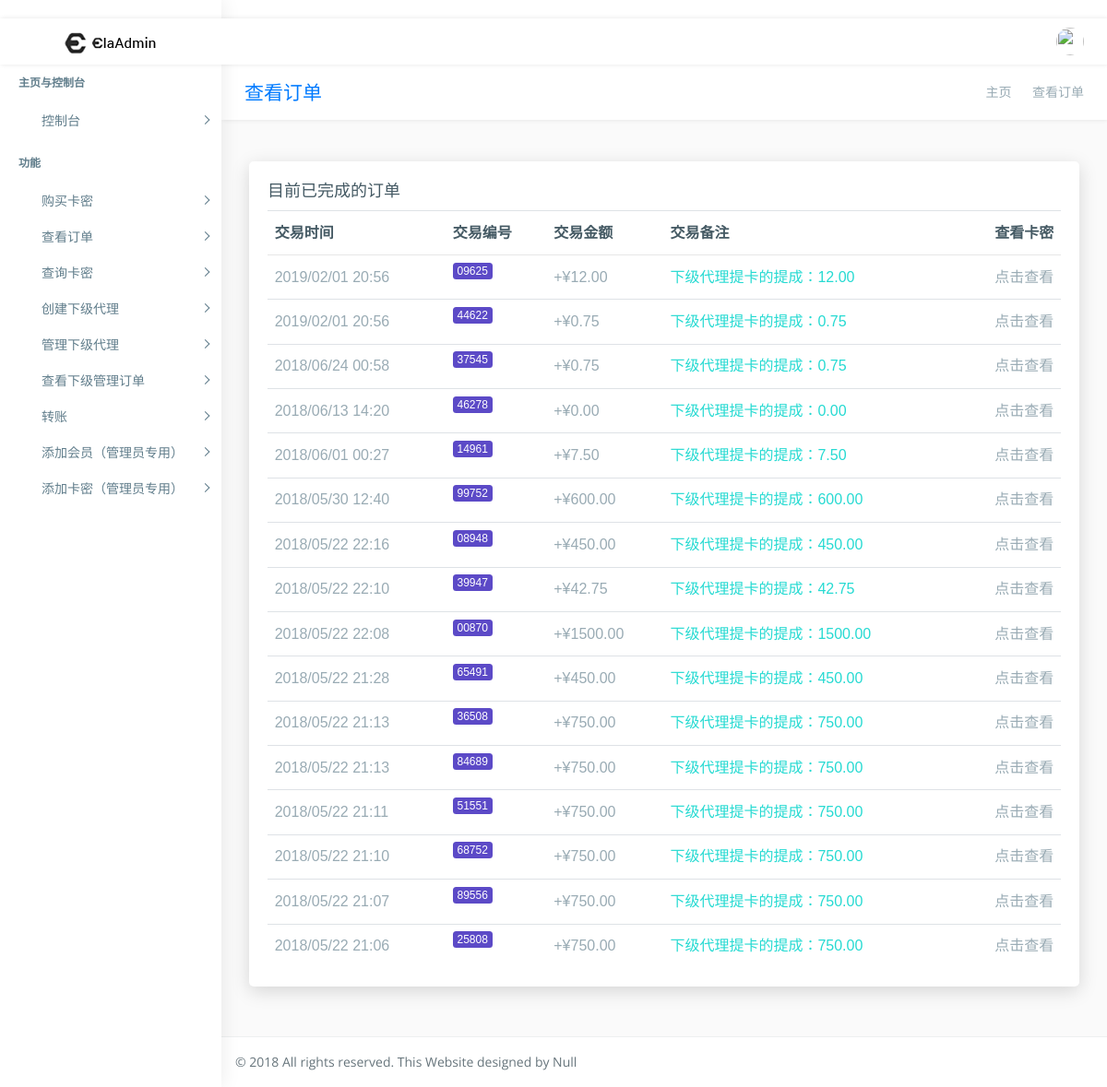
The page /shop/check_all_deal/ (signed in) on the database as committed earlier.
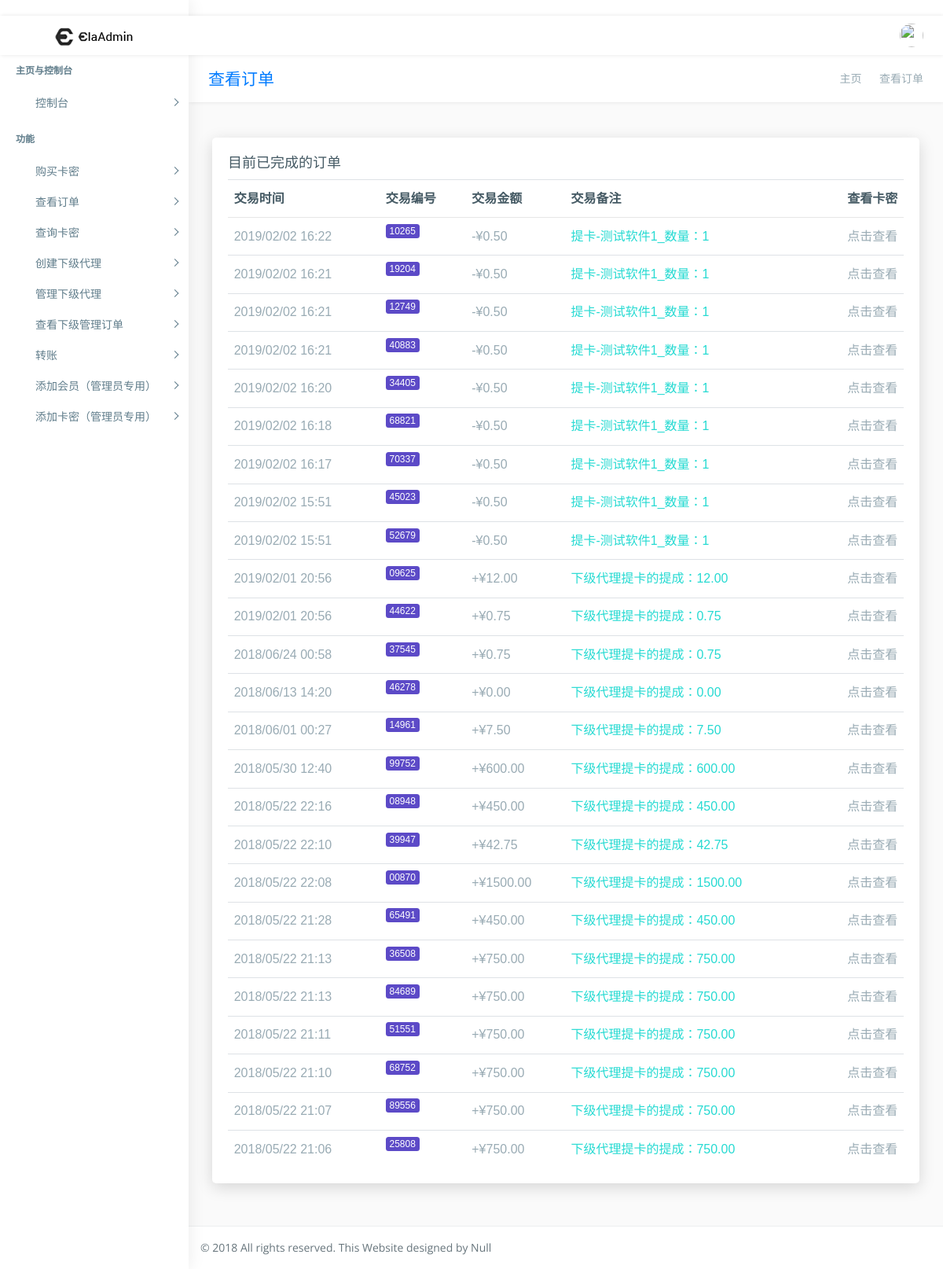
The same page on the database as committed later.
### main_app/models.py (models this page shows)
class Deal_record(models.Model):
    time = models.DateTimeField(verbose_name="交易时间",auto_now_add=True)
    deal_code = models.CharField(verbose_name="交易编号",max_length=5)
    acount = models.ForeignKey(User,verbose_name="交易账户")
    money = models.DecimalField(max_digits=8,decimal_places=2,verbose_name="交易金额",default=0)
    symbol =models.BooleanField(default=True,verbose_name="正负符号") #如果为True，就是交易为入账，如果为负，账户出账
    notes = models.CharField(default="无",verbose_name="交易备注",max_length=30,blank=True)

### main_app/views/web/base_web.py (the view)
# urls.py: url(r'^shop/check_all_deal/$',check_all_deal,name='check_all_deal'), #查看自己的订单
@login_required
def check_all_deal(request):
    all_deal = Deal_record.objects.filter(acount=request.user).order_by("time")
    all_deal = all_deal.reverse()
    context = {"all_deal":all_deal}
    return render(request,"page-deal.html",context)

### templates/page-deal.html (shortened to what this page needs)
{% extends "base.html" %}
{% load staticfiles %}
{% block wrapper %}
        <div class="page-wrapper">
            <div class="row page-titles">
                <div class="col-md-5 align-self-center">
                    <h3 class="text-primary">查看订单</h3> </div>
                <div class="col-md-7 align-self-center">
                    <ol class="breadcrumb">
                        <li class="breadcrumb-item"><a href="{% url "index" %}">主页</a></li>
                        <li class="breadcrumb-item active">查看订单</li>
                    </ol>
                </div>
            </div>
            <div class="container-fluid">
                <div class="row">
                    <div class="col-lg-12">
                        <div class="card">
                            <div class="card-title">
                                <h4>目前已完成的订单 </h4>
                            </div>
                            <div class="card-body">
                                <div class="table-responsive">
                                    <table class="table table-hover ">
                                    {% if all_deal %}
                                    {% if all_deal %}
                                        <thead>
                                            <tr>
                                                <th>交易时间</th>
                                                <th>交易编号</th>
                                                <th>交易金额</th>
                                                <th>交易备注</th>
                                                <th>查看卡密</th>
                                            </tr>
                                        </thead>
                                        <tbody>
                                            {% for i in all_deal %}
                                            <tr>
                                                <td>{{ i.time|date:"Y/m/d H:i" }}</td>
                                                <td><span class="badge badge-primary">{{ i.deal_code }}</span></td>
                                                <td>
                                                    {% if i.symbol %}
                                                    +¥{{ i.money }}
                                                    {% else %}
                                                    -¥{{ i.money }}
                                                    {% endif %}
                                                </td>
                                                <td class="color-success">{{ i.notes }}</td>
                                                <td><a href="{% url "check_deal" i.deal_code %}">点击查看</a></td>
                                            </tr>
                                            {% endfor %}
                                        {% endif %}
                                    {% endif %}
                                        </tbody>
                                    </table>
                                </div>
                            </div>
                        </div>
                    </div>
                </div>
            </div>
{% endblock wrapper %}

### templates/base.html (shortened to what this page needs)
﻿{% load staticfiles %}
<html>
<html lang="en">
<head>
    <link href="{% static "css/lib/bootstrap/bootstrap.min.css" %}" rel="stylesheet">
    <link href="{% static "css/lib/calendar2/semantic.ui.min.css"%}" rel="stylesheet">
    <link href="{% static "css/lib/calendar2/pignose.calendar.min.css"%}" rel="stylesheet">
    <link href="{% static "css/lib/owl.carousel.min.css" %}" rel="stylesheet" />
    <link href="{% static "css/lib/owl.theme.default.min.css" %}" rel="stylesheet" />
    <link href="{% static "css/helper.css"%}" rel="stylesheet">
    <link href="{% static "css/style.css"%}" rel="stylesheet">
</head>
<body class="fix-header fix-sidebar">
    <div id="main-wrapper">
        <div class="header">
            <nav class="navbar top-navbar navbar-expand-md navbar-light">
                <div class="navbar-header">
                    <a class="navbar-brand" href="{% url "index" %}">
                        <b><img src="{% static "images/logo.png"%}" alt="homepage" class="dark-logo" /></b>
                        <span><img src="{% static "images/logo-text.png"%}" alt="homepage" class="dark-logo" /></span>
                    </a>
                </div>
                <div class="navbar-collapse">
                    <ul class="navbar-nav mr-auto mt-md-0">
                        <li class="nav-item m-l-10"> <a class="nav-link sidebartoggler hidden-sm-down text-muted  " href="javascript:void(0)"><i class="ti-menu"></i></a> </li>
                        <li class="nav-item dropdown mega-dropdown"> <a class="nav-link dropdown-toggle text-muted  " href="#" data-toggle="dropdown" aria-haspopup="true" aria-expanded="false"><i class="fa fa-th-large"></i></a>
                        </li>
                    </ul>
                    <ul class="navbar-nav my-lg-0">
                        <li class="nav-item dropdown">
                            <a class="nav-link dropdown-toggle text-muted  " href="#" id="2" data-toggle="dropdown" aria-haspopup="true" aria-expanded="false"> <i class="fa fa-envelope"></i>
							</a>
                        </li>
                        <li class="nav-item dropdown">
                            <a class="nav-link dropdown-toggle text-muted  " href="#" data-toggle="dropdown" aria-haspopup="true" aria-expanded="false"><img src="{% static "images/users/5.jpg"%}" alt="user" class="profile-pic" /></a>
                        </li>
                    </ul>
                </div>
            </nav>
        </div>
        <div class="left-sidebar">
            <div class="scroll-sidebar">
                <nav class="sidebar-nav">
                    <ul id="sidebarnav">
                        <li class="nav-label">主页与控制台</li>
                        <li> <a class="has-arrow  " href="{% url "index" %}" aria-expanded="false"><i class="fa fa-tachometer"></i><span class="hide-menu">控制台</span></a></li>
                        <li class="nav-label">功能</li>
                        <li> <a class="has-arrow  " href="{% url "shop" %}" aria-expanded="false"><i class="fa fa-suitcase"></i><span class="hide-menu">购买卡密</span></a></li>
                        <li> <a class="has-arrow  " href="{% url "check_all_deal" %}" aria-expanded="false"><i class="fa fa-suitcase"></i><span class="hide-menu">查看订单</span></a></li>
                        <li> <a class="has-arrow  " href="{% url "check_code_page" %}" aria-expanded="false"><i class="fa fa-suitcase"></i><span class="hide-menu">查询卡密</span></a></li>
                        <li> <a class="has-arrow  " href="{% url "create_new_down_account" %}" aria-expanded="false"><i class="fa fa-suitcase"></i><span class="hide-menu">创建下级代理</span></a></li>
                        <li> <a class="has-arrow  " href="{% url "check_all_down_proxy" %}" aria-expanded="false"><i class="fa fa-suitcase"></i><span class="hide-menu">管理下级代理</span></a></li>
                        <li> <a class="has-arrow  " href="{% url "check_all_down_deal" %}" aria-expanded="false"><i class="fa fa-suitcase"></i><span class="hide-menu">查看下级管理订单</span></a></li>
                        <li> <a class="has-arrow  " href="{% url "transfer" %}" aria-expanded="false"><i class="fa fa-suitcase"></i><span class="hide-menu">转账</span></a></li>
                        <li> <a class="has-arrow  " href="{% url "Admin_Post_Vip" %}" aria-expanded="false"><i class="fa fa-suitcase"></i><span class="hide-menu">添加会员（管理员专用）</span></a></li>
                        <li> <a class="has-arrow  " href="{% url "Admin_Post_Code" %}" aria-expanded="false"><i class="fa fa-suitcase"></i><span class="hide-menu">添加卡密（管理员专用）</span></a></li>
                    </ul>
                </nav>
            </div>
        </div>
        {% block wrapper %}
        {% endblock wrapper %}
                <footer class="footer"> © 2018 All rights reserved. This Website designed by Null</footer>
        </div>
    </div>
</body>
</html>

### main_app/static/css/helper.css (style rules this page uses)
.m-l-10 { margin-left: 10px!important; }

Rows that differ between the two databases and show on the page:
added Deal_record: time "2019/02/02 16:22", deal_code "10265", money "0.50", notes "提卡-测试软件1_数量：1"
added Deal_record: time "2019/02/02 16:21", deal_code "19204", money "0.50", notes "提卡-测试软件1_数量：1"
added Deal_record: time "2019/02/02 16:21", deal_code "12749", money "0.50", notes "提卡-测试软件1_数量：1"
added Deal_record: time "2019/02/02 16:21", deal_code "40883", money "0.50", notes "提卡-测试软件1_数量：1"
added Deal_record: time "2019/02/02 16:20", deal_code "34405", money "0.50", notes "提卡-测试软件1_数量：1"
added Deal_record: time "2019/02/02 16:18", deal_code "68821", money "0.50", notes "提卡-测试软件1_数量：1"
added Deal_record: time "2019/02/02 16:17", deal_code "70337", money "0.50", notes "提卡-测试软件1_数量：1"
added Deal_record: time "2019/02/02 15:51", deal_code "45023", money "0.50", notes "提卡-测试软件1_数量：1"
added Deal_record: time "2019/02/02 15:51", deal_code "52679", money "0.50", notes "提卡-测试软件1_数量：1"
